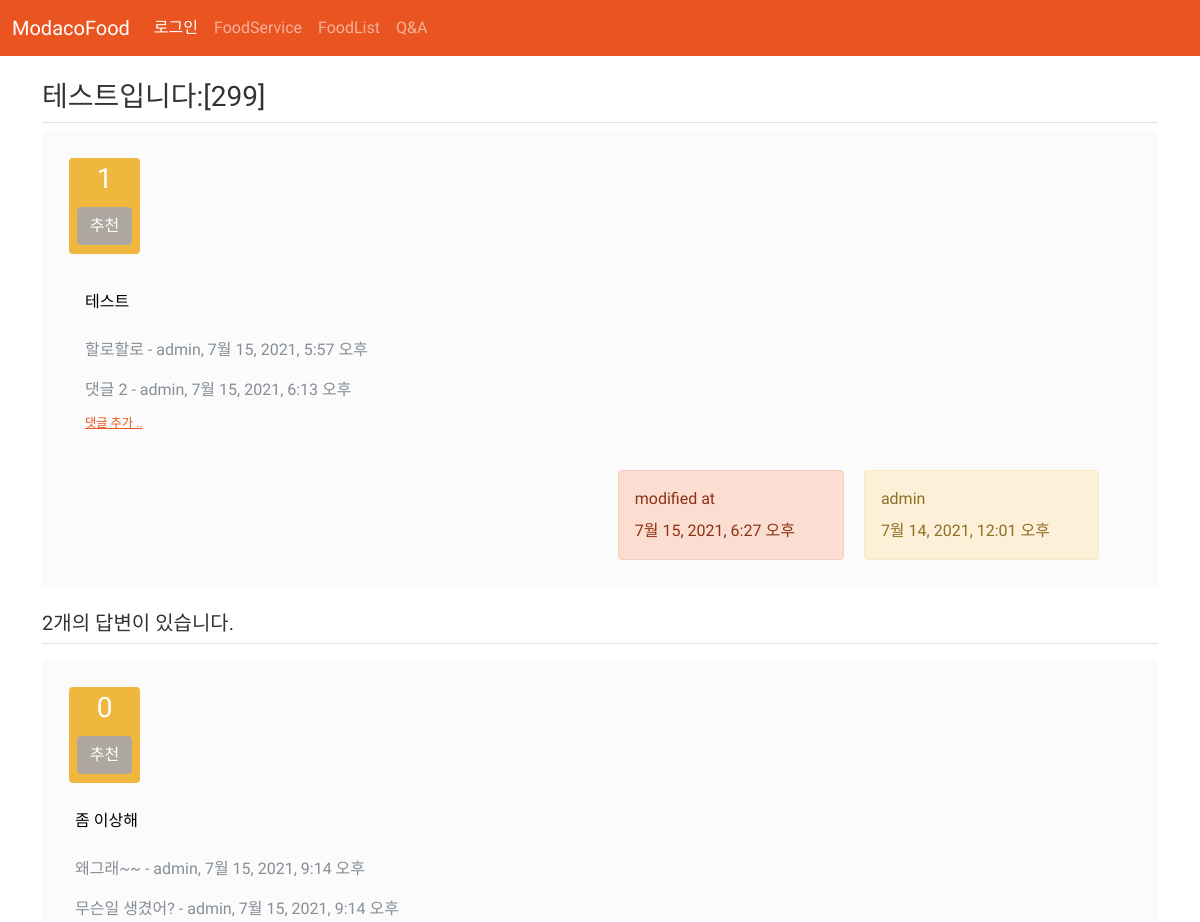
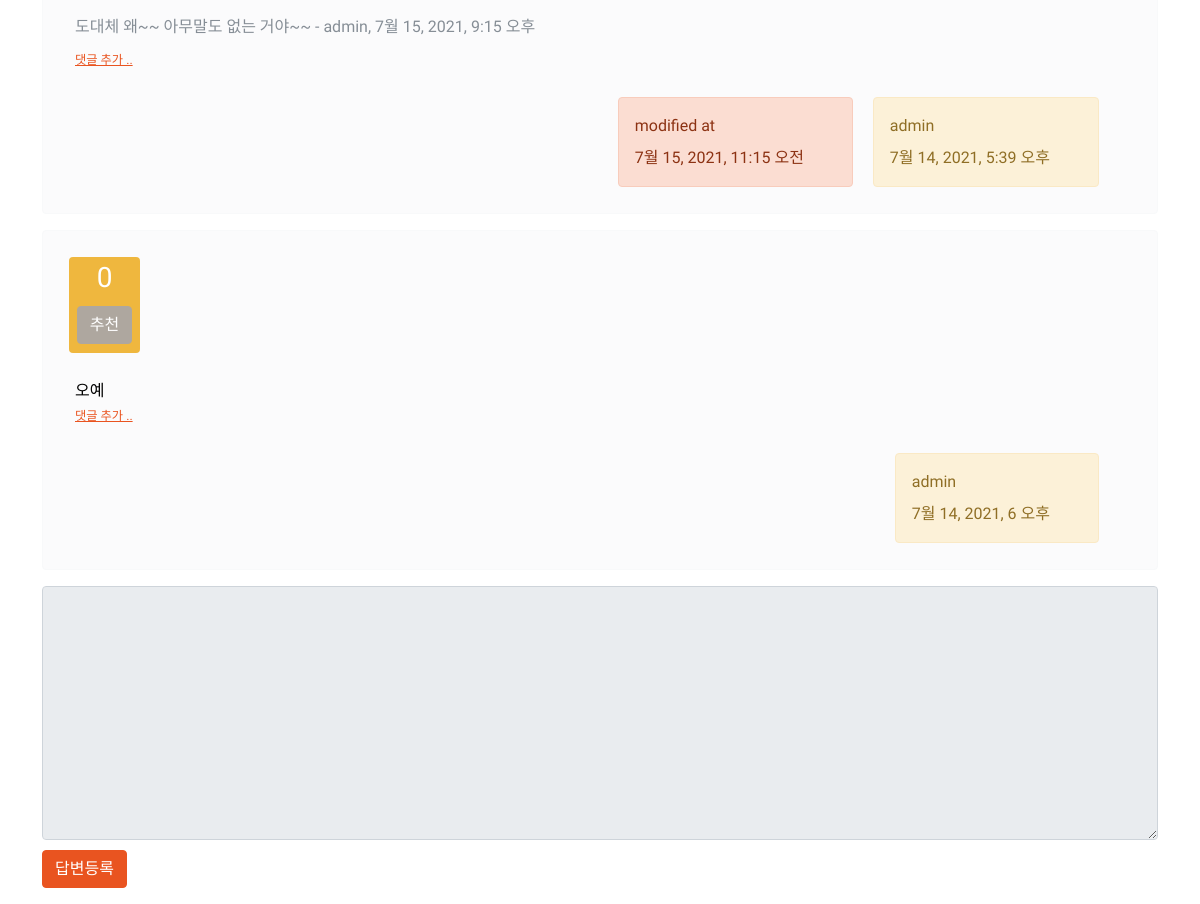
/question/313/, run on the app's committed database (2 pictures, top to bottom).
### question/models.py (models this page shows, shortened)
class Question(models.Model):
    subject = models.CharField(max_length=200)
    content = models.TextField()
    create_date = models.DateTimeField()
    author = models.ForeignKey(User, on_delete=models.CASCADE, related_name='author_question')
    modify_date = models.DateTimeField(null=True, blank=True)
    voter = models.ManyToManyField(User, related_name='voter_question')

class Comment(models.Model):
    author = models.ForeignKey(User, on_delete=models.CASCADE)
    content = models.TextField()
    create_date = models.DateTimeField()
    modify_date = models.DateTimeField(null=True, blank=True)
    question = models.ForeignKey(Question, null=True, blank=True, on_delete=models.CASCADE)
    answer = models.ForeignKey(Answer, null=True, blank=True, on_delete=models.CASCADE)

class Answer(models.Model):
    question = models.ForeignKey(Question, on_delete=models.CASCADE)
    content = models.TextField()
    create_date = models.DateTimeField()
    author = models.ForeignKey(User, on_delete=models.CASCADE, related_name='author_answer')
    modify_date = models.DateTimeField(null=True, blank=True)
    voter = models.ManyToManyField(User, related_name='voter_answer')

### question/views/base_views.py (the view)
# urls.py: path('<int:question_id>/', base_views.detail, name='detail'),
def detail(requset, question_id):
    question = get_object_or_404(Question, pk=question_id)
    context = {'question': question}
    return render(requset, 'question/question_detail.html', context)

### templates/question/question_detail.html (shortened to what this page needs)
{% extends 'base.html' %}
{% block content %}
<div class="container my-3">
    <h3 class="border-bottom py-2">{{ question.subject }}</h3>
    <div class="alert alert-dismissible alert-light">
        <div class="badge bg-warning" style="margin: 10px;">
            <div><h3>{{ question.voter.count }}</h3></div>
            <a href="#" data-uri="{% url 'question:vote_question' question.id %}"
               class="recommend btn btn-secondary btn-block my-1">추천</a>
        </div>
        <div class="card-body" style="margin: 10px;">
            <div class="card-text" style="color: black;">{{ question.content }}</div>
        {% if question.comment_set.count > 0 %}
        <div class="mt-3">
        {% for comment in question.comment_set.all %}
            <div class="comment py-2 text-muted">
                <span style="white-space: pre-line;">{{ comment.content }}</span>
                <span>
                    - {{ comment.author }}, {{ comment.create_date }}
                </span>
            </div>
        {% endfor %}
        </div>
        {% endif %}
        <div>
            <a href="{% url 'question:comment_create_question' question.id  %}"
               class="small"><small>댓글 추가 ..</small></a>
        </div>
        </div>
        <div class="d-flex justify-content-end">
            {% if question.modify_date %}
            <div class="alert alert-dismissible alert-primary" style="margin:10px;">
                <div class="mb-2">modified at</div>
                <div>{{ question.modify_date }}</div>
            </div>
            {% endif %}
            <div class="alert alert-dismissible alert-warning" style="margin:10px;">
                <div class="mb-2">{{ question.author.username }}</div>
                <div>{{ question.create_date }}</div>
            </div>
        </div>
    </div>
   <h5 class="border-bottom my-3 py-2">{{question.answer_set.count}}개의 답변이 있습니다.</h5>
    {% for answer in question.answer_set.all %}
    <div class="alert alert-dismissible alert-light" style="color: black;">
        <div class="badge bg-warning" style="margin: 10px;">
            <div><h3>{{ answer.voter.count }}</h3></div>
            <a href="#" data-uri="{% url 'question:vote_answer' answer.id %}"
               class="recommend btn btn-secondary btn-block my-1">추천</a>
        </div>
        <div class="card-body">
            <div class="card-text" style="white-space: pre-line;">{{ answer.content }}</div>
            {% if answer.comment_set.count > 0 %}
            <div class="mt-3">
            {% for comment in answer.comment_set.all %}
                <div class="comment py-2 text-muted">
                    <span style="white-space: pre-line;">{{ comment.content }}</span>
                    <span>
                        - {{ comment.author }}, {{ comment.create_date }}
                    </span>
                </div>
            {% endfor %}
            </div>
            {% endif %}
            <div>
                <a href="{% url 'question:comment_create_answer' answer.id  %}"
                   class="small"><small>댓글 추가 ..</small></a>
            </div>
        </div>
        <div class="d-flex justify-content-end">
            {% if answer.modify_date %}
            <div class="alert alert-dismissible alert-primary" style="margin:10px;">
                <div class="mb-2">modified at</div>
                <div>{{ answer.modify_date }}</div>
            </div>
            {% endif %}
            <div class="alert alert-dismissible alert-warning" style="margin:10px;">
                <div class="mb-2">{{ answer.author.username }}</div>
                <div>{{ answer.create_date }}</div>
            </div>
        </div>
    </div>
    {% endfor %}
    <form action="{% url 'question:answer_create' question.id %}" method="post" class="my-3">
        <div class="form-group">
            <textarea {% if not user.is_authenticated %} disabled {% endif %}
              name="content" id="content" class="form-control" rows="10"></textarea>
        </div>
        <input type="submit" value="답변등록" class="btn btn-primary" style="margin-top: 10px;">
    </form>
</div>
{% endblock %}

### data on the page
Question: subject "테스트입니다:[299]", voter.count "1", content "테스트", modify_date "7월 15, 2021, 6:27 오후", author.username "admin", create_date "7월 14, 2021, 12:01 오후", answer_set.count "2"
Comment: content "할로할로", author "admin", create_date "7월 15, 2021, 5:57 오후"
Comment: content "댓글 2", author "admin", create_date "7월 15, 2021, 6:13 오후"
Answer: voter.count "0", content "좀 이상해", modify_date "7월 15, 2021, 11:15 오전", author.username "admin", create_date "7월 14, 2021, 5:39 오후"
Comment: content "왜그래~~", author "admin", create_date "7월 15, 2021, 9:14 오후"
Comment: content "무슨일 생겼어?", author "admin", create_date "7월 15, 2021, 9:14 오후"
Comment: content "도대체 왜~~ 아무말도 없는 거야~~", author "admin", create_date "7월 15, 2021, 9:15 오후"
Answer: voter.count "0", content "오예", author.username "admin", create_date "7월 14, 2021, 6 오후"
